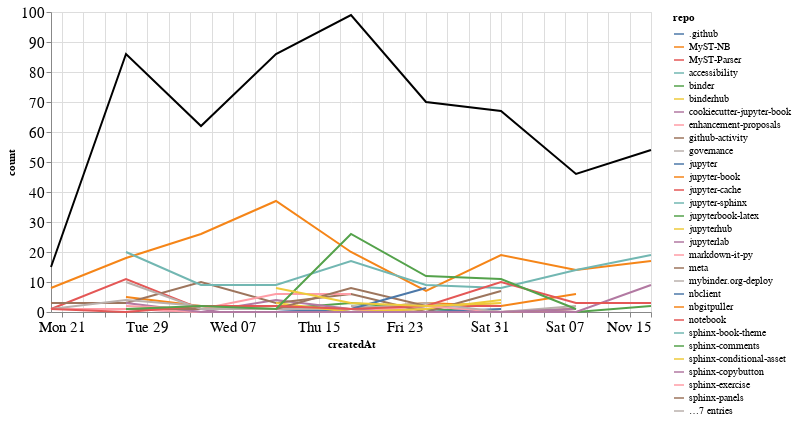

This figure's notebook cell:
### Markdown cell above
## Comments

### Code cell
comments_time = comments.groupby('repo').resample('W', on='createdAt').count()['author'].reset_index()
comments_time = comments_time.rename(columns={'author': 'count'})
comments_time_total = comments_time.groupby('createdAt').agg({"count": "sum"}).reset_index()
ch1 = alt.Chart(comments_time, width=600).mark_line().encode(
    x='createdAt',
    y='count',
    color='repo',
    tooltip="repo"
)

ch2 = alt.Chart(comments_time_total, width=600).mark_line(color="black").encode(
    x='createdAt',
    y='count',
)

ch1 + ch2

### Figure 1 — Vega-Lite specification as saved in the notebook (floating-point values rounded to 4 significant figures; data arrays with more than 128 entries replaced by an {"elided": "..."} marker saying what was removed)
{"config": {"axisLeft": {"labelFontSize": 15}, "axisBottom": {"labelFontSize": 15}}, "layer": [{"data": {"name": "data-5127c071fdf6a45eb26b7d3e9724dc6c"}, "mark": "line", "encoding": {"color": {"type": "nominal", "field": "repo"}, "tooltip": {"type": "nominal", "field": "repo"}, "x": {"type": "temporal", "field": "createdAt"}, "y": {"type": "quantitative", "field": "count"}}, "width": 600}, {"data": {"name": "data-28c708cc8c369548c67a2ad41cc1637d"}, "mark": {"type": "line", "color": "black"}, "encoding": {"x": {"type": "temporal", "field": "createdAt"}, "y": {"type": "quantitative", "field": "count"}}, "width": 600}], "$schema": "https://vega.github.io/schema/vega-lite/v4.8.1.json", "datasets": {"data-5127c071fdf6a45eb26b7d3e9724dc6c": {"elided": "144 records"}, "data-28c708cc8c369548c67a2ad41cc1637d": [{"createdAt": "2020-09-20T00:00:00", "count": 15}, {"createdAt": "2020-09-27T00:00:00", "count": 86}, {"createdAt": "2020-10-04T00:00:00", "count": 62}, {"createdAt": "2020-10-11T00:00:00", "count": 86}, {"createdAt": "2020-10-18T00:00:00", "count": 99}, {"createdAt": "2020-10-25T00:00:00", "count": 70}, {"createdAt": "2020-11-01T00:00:00", "count": 67}, {"createdAt": "2020-11-08T00:00:00", "count": 46}, {"createdAt": "2020-11-15T00:00:00", "count": 54}]}}
